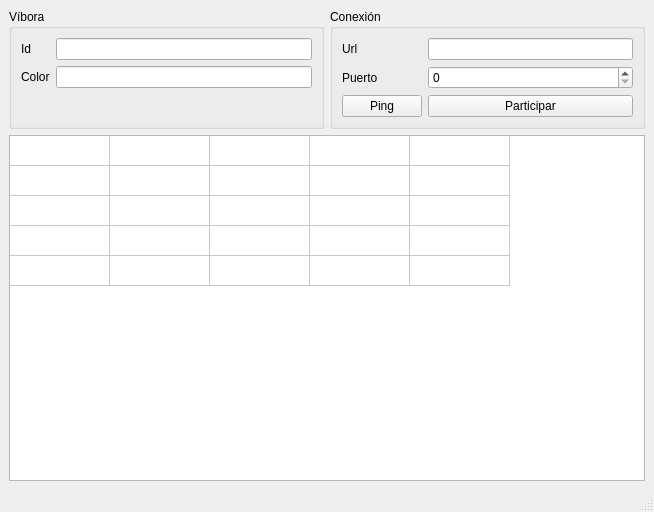
<?xml version="1.0" encoding="UTF-8"?>
<ui version="4.0">
 <class>Cliente</class>
 <widget class="QMainWindow" name="Cliente">
  <property name="geometry">
   <rect>
    <x>0</x>
    <y>0</y>
    <width>654</width>
    <height>512</height>
   </rect>
  </property>
  <property name="windowTitle">
   <string>Cliente</string>
  </property>
  <widget class="QWidget" name="centralwidget">
   <layout class="QGridLayout" name="gridLayout">
    <item row="0" column="0">
     <widget class="QGroupBox" name="groupBox">
      <property name="title">
       <string>Víbora</string>
      </property>
      <layout class="QFormLayout" name="formLayout">
       <item row="0" column="0">
        <widget class="QLabel" name="label">
         <property name="text">
          <string>Id</string>
         </property>
        </widget>
       </item>
       <item row="0" column="1">
        <widget class="QLineEdit" name="id"/>
       </item>
       <item row="1" column="0">
        <widget class="QLabel" name="label_2">
         <property name="text">
          <string>Color</string>
         </property>
        </widget>
       </item>
       <item row="1" column="1">
        <widget class="QLineEdit" name="color"/>
       </item>
      </layout>
     </widget>
    </item>
    <item row="0" column="1">
     <widget class="QGroupBox" name="groupBox_2">
      <property name="title">
       <string>Conexión</string>
      </property>
      <layout class="QFormLayout" name="formLayout_2">
       <item row="0" column="0">
        <widget class="QLabel" name="label_3">
         <property name="text">
          <string>Url</string>
         </property>
        </widget>
       </item>
       <item row="0" column="1">
        <widget class="QLineEdit" name="url"/>
       </item>
       <item row="1" column="0">
        <widget class="QLabel" name="label_4">
         <property name="text">
          <string>Puerto</string>
         </property>
        </widget>
       </item>
       <item row="1" column="1">
        <widget class="QSpinBox" name="puerto"/>
       </item>
       <item row="2" column="0">
        <widget class="QPushButton" name="pushButton">
         <property name="text">
          <string>Ping</string>
         </property>
        </widget>
       </item>
       <item row="2" column="1">
        <widget class="QPushButton" name="pushButton_2">
         <property name="text">
          <string>Participar</string>
         </property>
        </widget>
       </item>
      </layout>
     </widget>
    </item>
    <item row="1" column="0" colspan="2">
     <widget class="QTableWidget" name="tableWidget">
      <property name="rowCount">
       <number>5</number>
      </property>
      <property name="columnCount">
       <number>5</number>
      </property>
      <attribute name="horizontalHeaderVisible">
       <bool>false</bool>
      </attribute>
      <attribute name="horizontalHeaderHighlightSections">
       <bool>true</bool>
      </attribute>
      <attribute name="verticalHeaderVisible">
       <bool>false</bool>
      </attribute>
      <row/>
      <row/>
      <row/>
      <row/>
      <row/>
      <column/>
      <column/>
      <column/>
      <column/>
      <column/>
     </widget>
    </item>
   </layout>
  </widget>
  <widget class="QMenuBar" name="menubar">
   <property name="geometry">
    <rect>
     <x>0</x>
     <y>0</y>
     <width>654</width>
     <height>21</height>
    </rect>
   </property>
  </widget>
  <widget class="QStatusBar" name="statusbar"/>
 </widget>
 <resources/>
 <connections/>
</ui>
